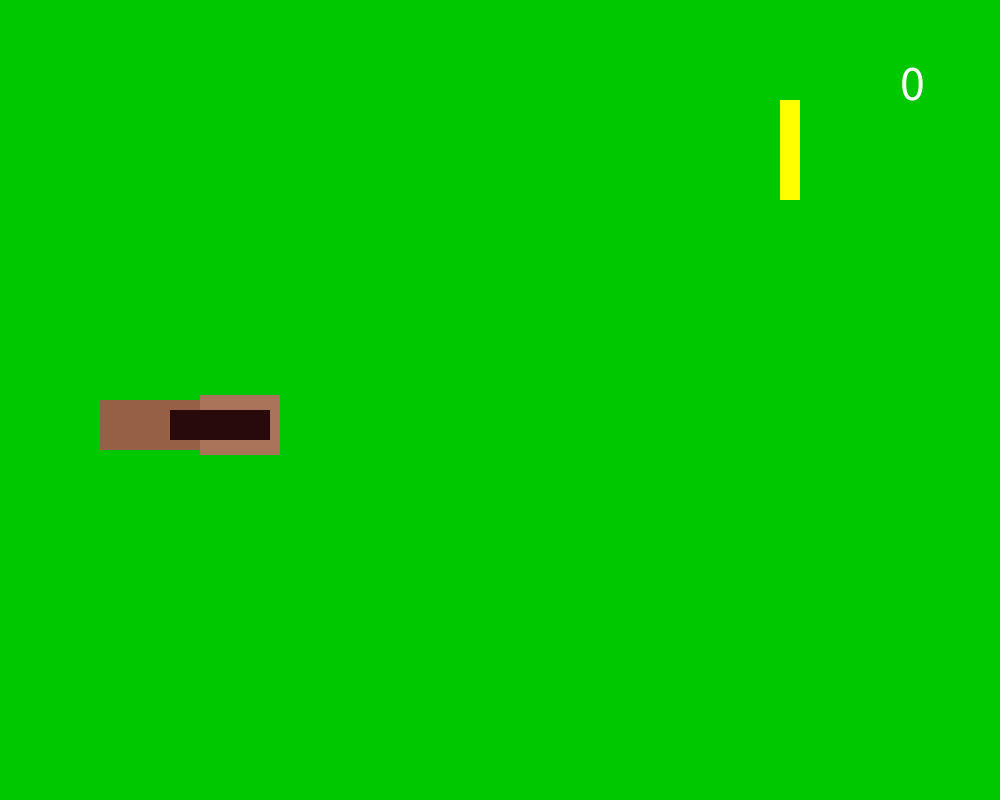
Frame 1 (no input)
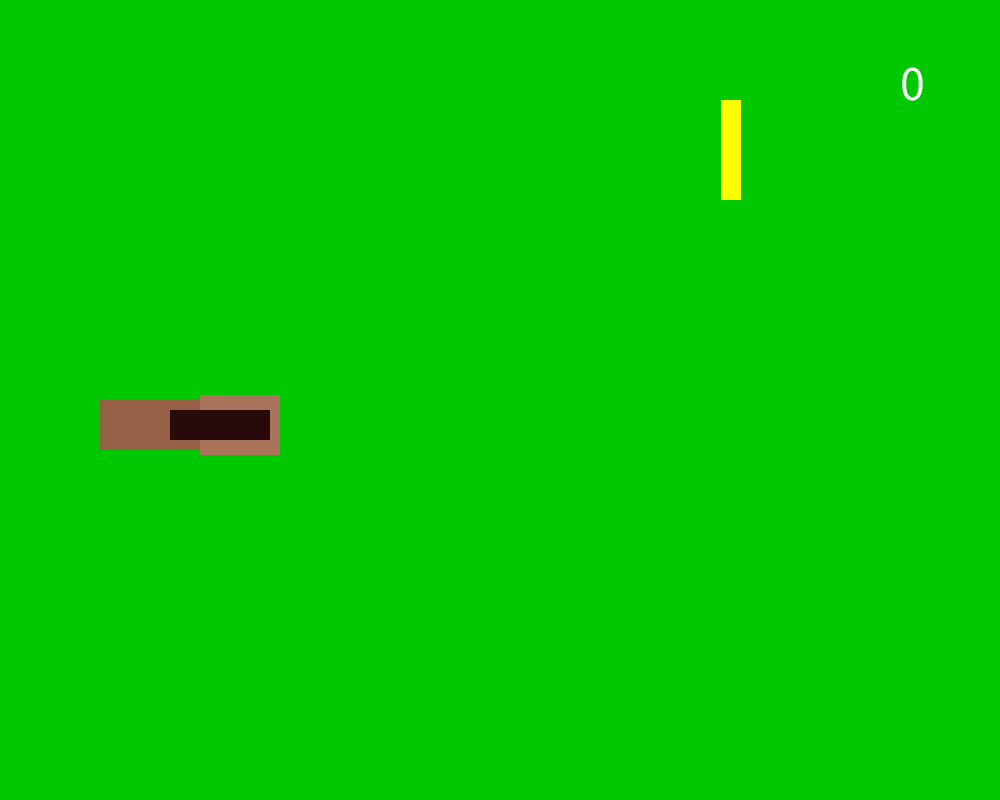
Frame 60 (the mouse pressed at the canvas centre just before this capture)
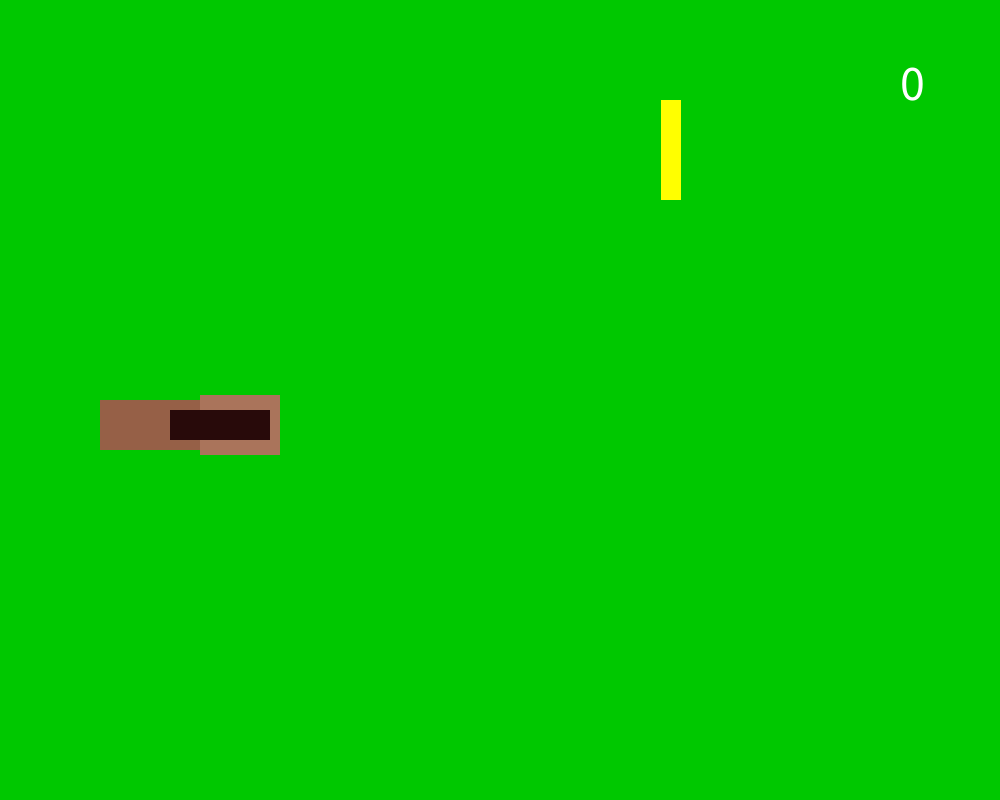
Frame 120 (the mouse held since frame 60 and released just before this capture)

The Processing sketch that drew these frames (run headless with seeded random() and noise(); from frame 60 on, the mouse is pressed at the canvas centre):

// Processing sketch: sketch_horseGame
// ── sketch_horseGame.pde
int birdY = 400;
float targetY = 100;
int targetX = 780;
int score = 0;

void setup(){
size(1000,800);
noStroke();
frameRate(120);
}


void draw(){
background(0,200,0);
fill(150,96,71);
rect(100,birdY,150,50);
fill(170,116,91);
rect(200,(birdY-5),80,60);
fill(40,10,10);
rect(170,(birdY+10),100,30);
fill(255,255,0);
rect(targetX,targetY,20,100);


  if(keyPressed && keyCode == UP){
birdY= birdY-5;
}

if(keyPressed && keyCode == DOWN){
birdY= birdY+5;
}



if(birdY>750){
birdY=750;
}

if(birdY<0){
birdY=0;
}

if(targetX<250){
  if(targetY<birdY && (targetY+100)>(birdY+50) ){
  score++;
  targetX=780;
  targetY=random(0,700);
  
}
}
  if(targetX<25){
  score=0;
  targetX=780;
  targetY=random(0,700);
  }


targetX=targetX-1-(score/3);
textSize(50);
fill(255,255,255);
text(score,900,100);

}
